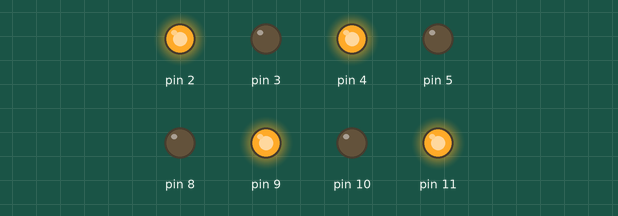
Recording of a sketch running on a simulated Arduino Uno, built with avr-gcc and run on an emulated ATmega328P. On the bench: output pins drawn as LEDs (lit = HIGH).

Above: at 1.0 s.
At 3.0 s:
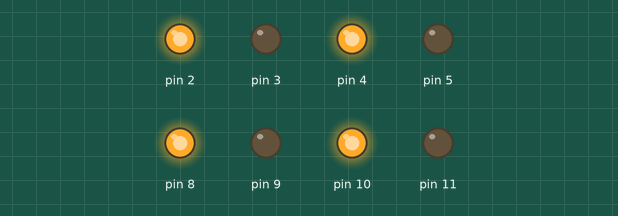
At 5.0 s:
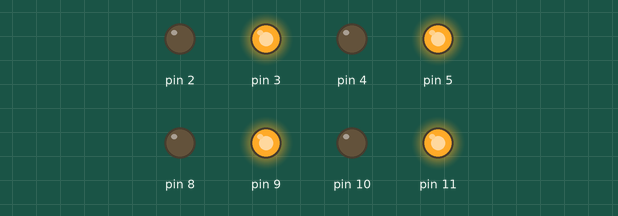
At 7.0 s:
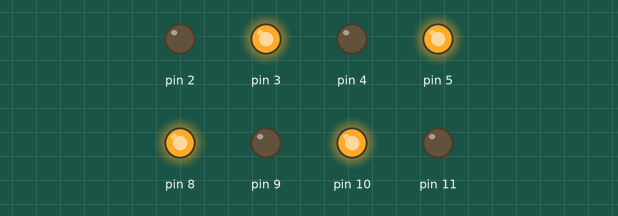
Timing chart, 0 to 10.4 s (numbered marks = the images above):
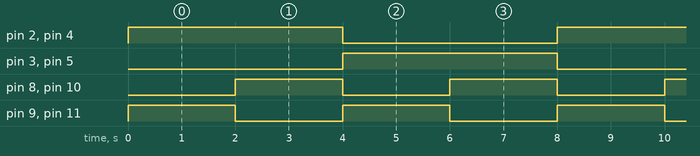

Measured:
- by itself, pin 2–5: alternates HIGH for 4.0 s and LOW for 4.0 s
- by itself, pin 8–11: alternates HIGH for 2.0 s and LOW for 2.0 s
- by itself, everything shown: repeats every 8.0 s, in 5 steps

The sketch:

Car_4wd_v2.ino
```cpp
#include <SoftwareSerial.h>
SoftwareSerial hc05 (12,13);
char x;
void setup() {
  // put your setup code here, to run once:
  Serial.begin(9600);
  hc05.begin(9600);
  pinMode(2, OUTPUT);
  pinMode(3, OUTPUT);
  pinMode(4, OUTPUT);
  pinMode(5, OUTPUT);
  pinMode(8, OUTPUT);
  pinMode(9, OUTPUT);
  pinMode(10, OUTPUT);
  pinMode(11, OUTPUT);
}

void loop() {
  // put your main code here, to run repeatedly:

    digitalWrite(2, HIGH);
    digitalWrite(3, LOW);
    digitalWrite(4, HIGH);
    digitalWrite(5, LOW);
    digitalWrite(8, LOW);
    digitalWrite(9, HIGH);
    digitalWrite(10, LOW);
    digitalWrite(11, HIGH);
   delay(2000);
// Right
    digitalWrite(2, HIGH);
    digitalWrite(3, LOW);
    digitalWrite(4, HIGH);
    digitalWrite(5, LOW);
    digitalWrite(8, HIGH);
    digitalWrite(9, LOW);
    digitalWrite(10, HIGH);
    digitalWrite(11, LOW);
   delay(2000);
// Left

    digitalWrite(2, LOW);
    digitalWrite(3, HIGH);
    digitalWrite(4, LOW);
    digitalWrite(5, HIGH);
    digitalWrite(8, LOW);
    digitalWrite(9, HIGH);
    digitalWrite(10, LOW);
    digitalWrite(11, HIGH);
   delay(2000);
// Reverse
    digitalWrite(2, LOW);
    digitalWrite(3, HIGH);
    digitalWrite(4, LOW);
    digitalWrite(5, HIGH);
    digitalWrite(8, HIGH);
    digitalWrite(9, LOW);
    digitalWrite(10, HIGH);
    digitalWrite(11, LOW);
  delay(2000);
    digitalWrite(2, LOW);
    digitalWrite(3, LOW);
    digitalWrite(4, LOW);
    digitalWrite(5, LOW);
    digitalWrite(8, LOW);
    digitalWrite(9, LOW);
    digitalWrite(10, LOW);
    digitalWrite(11, LOW);

}
```
